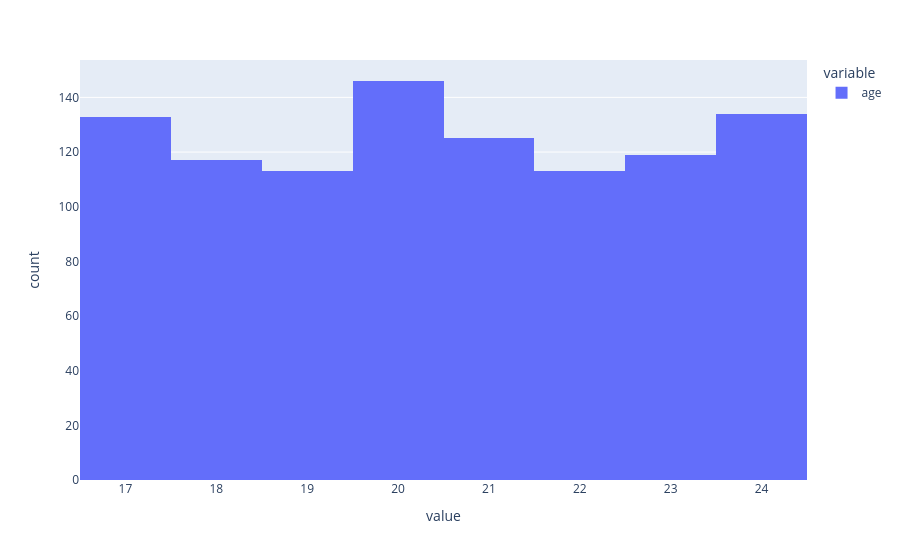

This figure's notebook cell:
### Code cell
px.histogram(df['age'])

### Figure 1 — Plotly figure (JSON) as saved in the notebook; plotly's stock layout.template omitted (floating-point values rounded to 4 significant figures; data arrays with more than 128 entries replaced by an {"elided": "..."} marker saying what was removed)
{"data": [{"bingroup": "x", "hovertemplate": "variable=age<br>value=%{x}<br>count=%{y}<extra></extra>", "legendgroup": "age", "marker": {"color": "#636efa", "pattern": {"shape": ""}}, "name": "age", "orientation": "v", "showlegend": true, "type": "histogram", "x": {"elided": "1000 int values"}, "xaxis": "x", "yaxis": "y"}], "layout": {"barmode": "relative", "legend": {"title": {"text": "variable"}, "tracegroupgap": 0}, "margin": {"t": 60}, "xaxis": {"anchor": "y", "domain": [0, 1], "title": {"text": "value"}}, "yaxis": {"anchor": "x", "domain": [0, 1], "title": {"text": "count"}}}}
